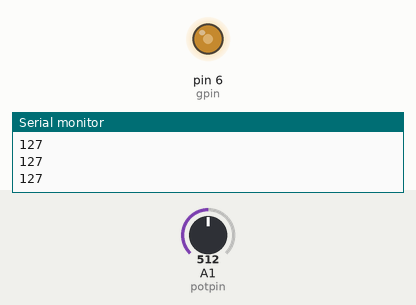
A sketch run on a simulated Arduino Uno, built with avr-gcc and run on an emulated ATmega328P. Shown: output pins drawn as LEDs (lit = HIGH), the last lines printed to the serial monitor. The test bench sets the inputs (shaded band); at power-on: A1 (potpin) = 512.

Above: at 1.2 s.
1.3 s: A1 (potpin) set to 716
At 2.5 s:
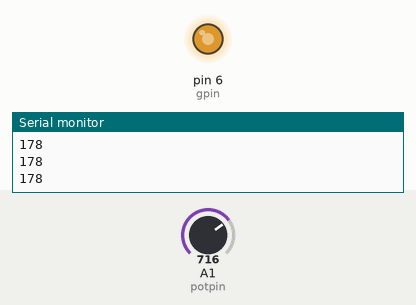
2.8 s: A1 (potpin) set to 900
At 3.9 s:
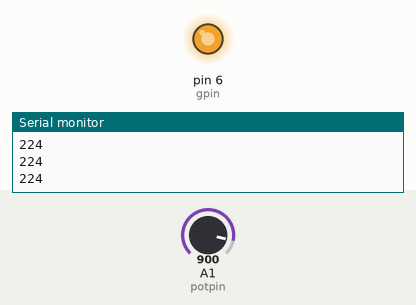
4.3 s: A1 (potpin) set to 122
At 4.9 s:
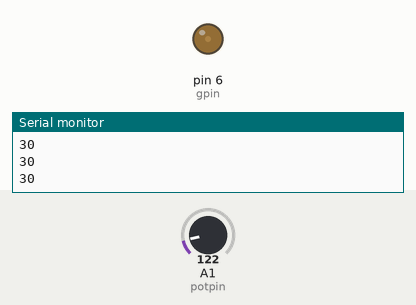
5.8 s: A1 (potpin) set to 0
At 6.1 s:
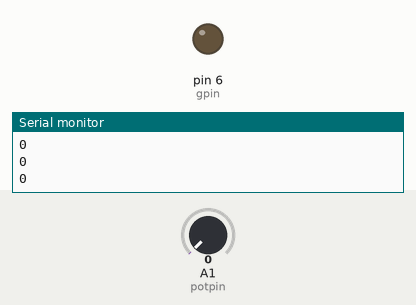
7.3 s: A1 (potpin) set to 511
At 8.4 s:
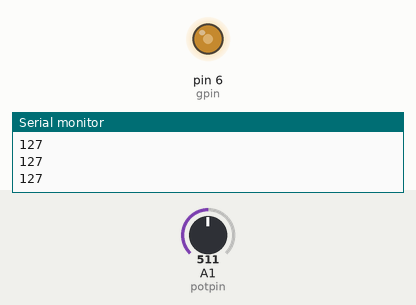
Timing chart, 0 to 9.8 s (numbered marks = the images above; inputs shaded):
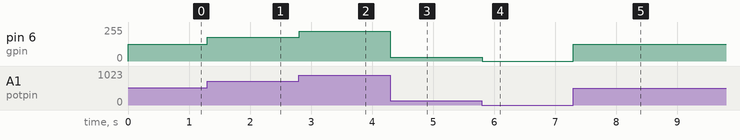

Measured:
- after the input at 1.3 s, pin 6 (gpin): 127/255 → 178/255 at once
- after the input at 2.8 s, pin 6 (gpin): 178/255 → 224/255 at once
- after the input at 4.3 s, pin 6 (gpin): 224/255 → 30/255 at once
- after the input at 5.8 s, pin 6 (gpin): 30/255 → 0/255 at once
- after the input at 7.3 s, pin 6 (gpin): 0/255 → 127/255 at once

The sketch:

dimmableled.ino
```cpp
int potpin=A1;
int gpin=6;
int potval;
int ledval;
void setup() {
  // put your setup code here, to run once:
  pinMode(potpin,INPUT);
  pinMode(gpin,OUTPUT);
  Serial.begin(9600);
}

void loop() {
  // put your main code here, to run repeatedly:
  potval=analogRead(potpin);
  ledval=(255./1023.)*potval;
  analogWrite(gpin,ledval);
  Serial.println(ledval);
}
```
